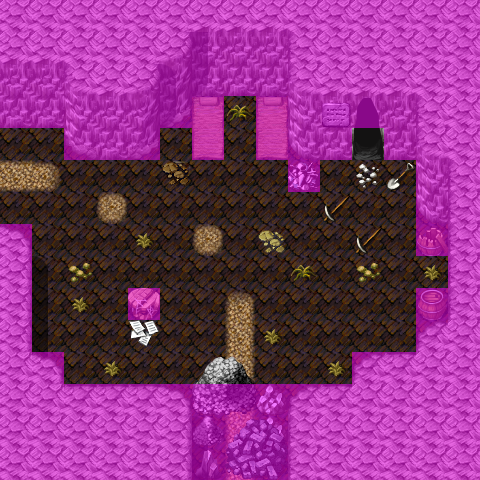

Rendered tile map (Tiled .tmx) drawn with the repository's tilesets; below, a short description and the map source with its tile grids summarised:
An orthogonal 15x15 tile map with 32x32 px tiles, 4 tile layers (Ground, Objects, Above, Walkable), 40 tilesets and 4 objects (2x mapchange, spawn, key).

<map version="1.0" orientation="orthogonal" width="15" height="15" tilewidth="32" tileheight="32">
 <tileset firstgid="1" name="map_bed_1" tilewidth="32" tileheight="32">
  <image source="../drawable/map_bed_1.png" width="512" height="256" />
 </tileset>
 <tileset firstgid="129" name="map_border_1" tilewidth="32" tileheight="32">
  <image source="../drawable/map_border_1.png" width="512" height="256" />
 </tileset>
 <tileset firstgid="257" name="map_bridge_1" tilewidth="32" tileheight="32">
  <image source="../drawable/map_bridge_1.png" width="512" height="256" />
 </tileset>
 <tileset firstgid="385" name="map_broken_1" tilewidth="32" tileheight="32">
  <image source="../drawable/map_broken_1.png" width="512" height="256" />
 </tileset>
 <tileset firstgid="513" name="map_cavewall_1" tilewidth="32" tileheight="32">
  <image source="../drawable/map_cavewall_1.png" width="576" height="192" />
 </tileset>
 <tileset firstgid="621" name="map_cavewall_2" tilewidth="32" tileheight="32">
  <image source="../drawable/map_cavewall_2.png" width="576" height="192" />
 </tileset>
 <tileset firstgid="729" name="map_cavewall_3" tilewidth="32" tileheight="32">
  <image source="../drawable/map_cavewall_3.png" width="576" height="192" />
 </tileset>
 <tileset firstgid="837" name="map_chair_table_1" tilewidth="32" tileheight="32">
  <image source="../drawable/map_chair_table_1.png" width="512" height="256" />
 </tileset>
 <tileset firstgid="965" name="map_crate_1" tilewidth="32" tileheight="32">
  <image source="../drawable/map_crate_1.png" width="512" height="256" />
 </tileset>
 <tileset firstgid="1093" name="map_cupboard_1" tilewidth="32" tileheight="32">
  <image source="../drawable/map_cupboard_1.png" width="512" height="256" />
 </tileset>
 <tileset firstgid="1221" name="map_curtain_1" tilewidth="32" tileheight="32">
  <image source="../drawable/map_curtain_1.png" width="512" height="256" />
 </tileset>
 <tileset firstgid="1349" name="map_entrance_1" tilewidth="32" tileheight="32">
  <image source="../drawable/map_entrance_1.png" width="512" height="256" />
 </tileset>
 <tileset firstgid="1477" name="map_fence_1" tilewidth="32" tileheight="32">
  <image source="../drawable/map_fence_1.png" width="512" height="256" />
 </tileset>
 <tileset firstgid="1605" name="map_fence_2" tilewidth="32" tileheight="32">
  <image source="../drawable/map_fence_2.png" width="512" height="256" />
 </tileset>
 <tileset firstgid="1733" name="map_ground_1" tilewidth="32" tileheight="32">
  <image source="../drawable/map_ground_1.png" width="512" height="256" />
 </tileset>
 <tileset firstgid="1861" name="map_ground_2" tilewidth="32" tileheight="32">
  <image source="../drawable/map_ground_2.png" width="512" height="256" />
 </tileset>
 <tileset firstgid="1989" name="map_ground_3" tilewidth="32" tileheight="32">
  <image source="../drawable/map_ground_3.png" width="512" height="256" />
 </tileset>
 <tileset firstgid="2117" name="map_ground_4" tilewidth="32" tileheight="32">
  <image source="../drawable/map_ground_4.png" width="512" height="256" />
 </tileset>
 <tileset firstgid="2245" name="map_ground_5" tilewidth="32" tileheight="32">
  <image source="../drawable/map_ground_5.png" width="512" height="256" />
 </tileset>
 <tileset firstgid="2373" name="map_ground_6" tilewidth="32" tileheight="32">
  <image source="../drawable/map_ground_6.png" width="512" height="256" />
 </tileset>
 <tileset firstgid="2501" name="map_ground_7" tilewidth="32" tileheight="32">
  <image source="../drawable/map_ground_7.png" width="512" height="256" />
 </tileset>
 <tileset firstgid="2629" name="map_ground_8" tilewidth="32" tileheight="32">
  <image source="../drawable/map_ground_8.png" width="512" height="256" />
 </tileset>
 <tileset firstgid="2757" name="map_indoor_1" tilewidth="32" tileheight="32">
  <image source="../drawable/map_indoor_1.png" width="512" height="256" />
 </tileset>
 <tileset firstgid="2885" name="map_kitchen_1" tilewidth="32" tileheight="32">
  <image source="../drawable/map_kitchen_1.png" width="512" height="256" />
 </tileset>
 <tileset firstgid="3013" name="map_outdoor_1" tilewidth="32" tileheight="32">
  <image source="../drawable/map_outdoor_1.png" width="512" height="256" />
 </tileset>
 <tileset firstgid="3141" name="map_pillar_1" tilewidth="32" tileheight="32">
  <image source="../drawable/map_pillar_1.png" width="512" height="256" />
 </tileset>
 <tileset firstgid="3269" name="map_plant_1" tilewidth="32" tileheight="32">
  <image source="../drawable/map_plant_1.png" width="512" height="256" />
 </tileset>
 <tileset firstgid="3397" name="map_rock_1" tilewidth="32" tileheight="32">
  <image source="../drawable/map_rock_1.png" width="512" height="256" />
 </tileset>
 <tileset firstgid="3525" name="map_roof_1" tilewidth="32" tileheight="32">
  <image source="../drawable/map_roof_1.png" width="512" height="256" />
 </tileset>
 <tileset firstgid="3653" name="map_roof_2" tilewidth="32" tileheight="32">
  <image source="../drawable/map_roof_2.png" width="512" height="256" />
 </tileset>
 <tileset firstgid="3781" name="map_shop_1" tilewidth="32" tileheight="32">
  <image source="../drawable/map_shop_1.png" width="512" height="256" />
 </tileset>
 <tileset firstgid="3909" name="map_sign_ladder_1" tilewidth="32" tileheight="32">
  <image source="../drawable/map_sign_ladder_1.png" width="512" height="256" />
 </tileset>
 <tileset firstgid="4037" name="map_table_1" tilewidth="32" tileheight="32">
  <image source="../drawable/map_table_1.png" width="512" height="256" />
 </tileset>
 <tileset firstgid="4165" name="map_trail_1" tilewidth="32" tileheight="32">
  <image source="../drawable/map_trail_1.png" width="512" height="256" />
 </tileset>
 <tileset firstgid="4293" name="map_tree_1" tilewidth="32" tileheight="32">
  <image source="../drawable/map_tree_1.png" width="512" height="256" />
 </tileset>
 <tileset firstgid="4421" name="map_wall_1" tilewidth="32" tileheight="32">
  <image source="../drawable/map_wall_1.png" width="512" height="256" />
 </tileset>
 <tileset firstgid="4549" name="map_wall_2" tilewidth="32" tileheight="32">
  <image source="../drawable/map_wall_2.png" width="480" height="256" />
 </tileset>
 <tileset firstgid="4669" name="map_wall_3" tilewidth="32" tileheight="32">
  <image source="../drawable/map_wall_3.png" width="480" height="256" />
 </tileset>
 <tileset firstgid="4789" name="map_window_1" tilewidth="32" tileheight="32">
  <image source="../drawable/map_window_1.png" width="512" height="256" />
 </tileset>
 <tileset firstgid="4917" name="map_window_2" tilewidth="32" tileheight="32">
  <image source="../drawable/map_window_2.png" width="512" height="256" />
 </tileset>
 <layer name="Ground" width="15" height="15">
  <data>[225 cells, 225 non-empty, 12 distinct tile ids]</data>
 </layer>
 <layer name="Objects" width="15" height="15">
  <data>[225 cells, 53 non-empty, 31 distinct tile ids]</data>
 </layer>
 <layer name="Above" width="15" height="15">
  <data>[225 cells, 19 non-empty, 13 distinct tile ids]</data>
 </layer>
 <layer name="Walkable" width="15" height="15">
  <data>[225 cells, 137 non-empty, 1 distinct tile ids]</data>
 </layer>
 <objectgroup name="Mapevents" width="0" height="0">
  <object name="west" type="mapchange" x="0" y="128" width="32" height="96">
   <properties>
    <property name="map" value="blackwater_mountain5a" />
    <property name="place" value="east" />
   </properties>
  </object>
  <object name="north" type="mapchange" x="352" y="128" width="32" height="32">
   <properties>
    <property name="map" value="blackwater_mountain6" />
    <property name="place" value="south" />
   </properties>
  </object>
 </objectgroup>
 <objectgroup name="Spawn" width="0" height="0">
  <!-- 1 objects omitted --></objectgroup>
 <objectgroup name="Keys" width="0" height="0">
  <!-- 1 objects omitted --></objectgroup>
</map>
<!-- 2 of 4 objects omitted -->
